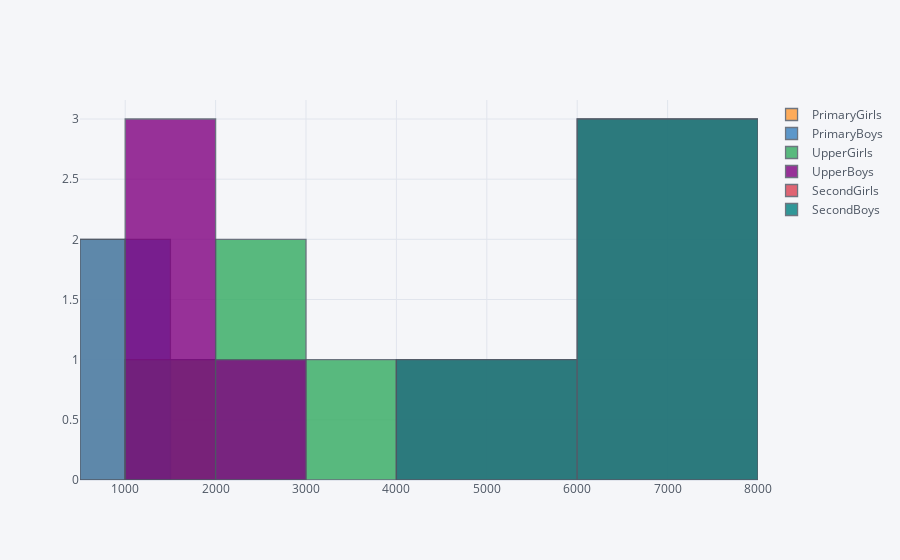

Source (notebook cell):
### Code cell
final_Data.iplot(kind = 'hist')

### Figure 1 — Plotly figure (JSON) as saved in the notebook; plotly's stock layout.template omitted (floating-point values rounded to 4 significant figures)
{"data": [{"histfunc": "count", "histnorm": "", "marker": {"color": "rgba(255, 153, 51, 1.0)", "line": {"color": "#4D5663", "width": 1.3}}, "name": "PrimaryGirls", "opacity": 0.8, "orientation": "v", "type": "histogram", "x": [924.6, 748.4, 1211.0, 1575.0]}, {"histfunc": "count", "histnorm": "", "marker": {"color": "rgba(55, 128, 191, 1.0)", "line": {"color": "#4D5663", "width": 1.3}}, "name": "PrimaryBoys", "opacity": 0.8, "orientation": "v", "type": "histogram", "x": [883.2, 730.1, 1235.0, 1485.0]}, {"histfunc": "count", "histnorm": "", "marker": {"color": "rgba(50, 171, 96, 1.0)", "line": {"color": "#4D5663", "width": 1.3}}, "name": "UpperGirls", "opacity": 0.8, "orientation": "v", "type": "histogram", "x": [1578.0, 2801.0, 2261.0, 3399.0]}, {"histfunc": "count", "histnorm": "", "marker": {"color": "rgba(128, 0, 128, 1.0)", "line": {"color": "#4D5663", "width": 1.3}}, "name": "UpperBoys", "opacity": 0.8, "orientation": "v", "type": "histogram", "x": [1235.0, 1657.0, 1737.0, 2821.0]}, {"histfunc": "count", "histnorm": "", "marker": {"color": "rgba(219, 64, 82, 1.0)", "line": {"color": "#4D5663", "width": 1.3}}, "name": "SecondGirls", "opacity": 0.8, "orientation": "v", "type": "histogram", "x": [4201.0, 6737.0, 6056.0, 6731.0]}, {"histfunc": "count", "histnorm": "", "marker": {"color": "rgba(0, 128, 128, 1.0)", "line": {"color": "#4D5663", "width": 1.3}}, "name": "SecondBoys", "opacity": 0.8, "orientation": "v", "type": "histogram", "x": [5403.0, 7629.0, 7475.0, 7796.0]}], "layout": {"autosize": true, "barmode": "overlay", "legend": {"bgcolor": "#F5F6F9", "font": {"color": "#4D5663"}}, "paper_bgcolor": "#F5F6F9", "plot_bgcolor": "#F5F6F9", "title": {"font": {"color": "#4D5663"}}, "xaxis": {"autorange": true, "gridcolor": "#E1E5ED", "range": [500, 8000], "showgrid": true, "tickfont": {"color": "#4D5663"}, "title": {"font": {"color": "#4D5663"}, "text": ""}, "type": "linear", "zerolinecolor": "#E1E5ED"}, "yaxis": {"autorange": true, "gridcolor": "#E1E5ED", "range": [0, 3.158], "showgrid": true, "tickfont": {"color": "#4D5663"}, "title": {"font": {"color": "#4D5663"}, "text": ""}, "zerolinecolor": "#E1E5ED"}}}
